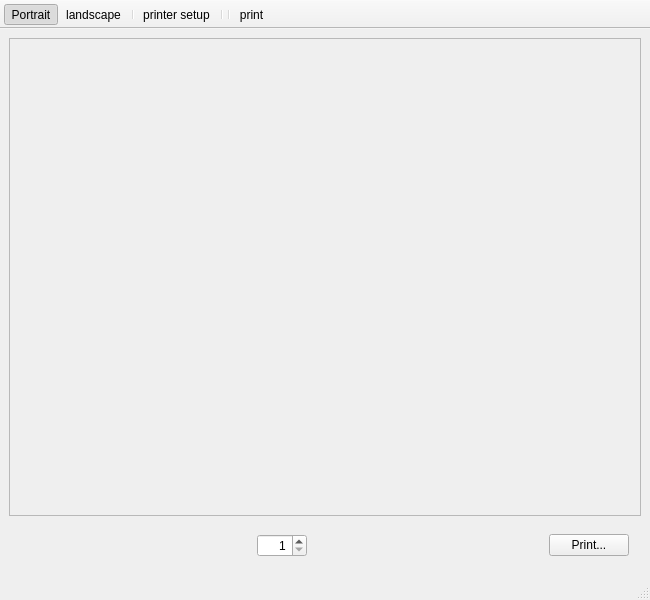
<?xml version="1.0" encoding="UTF-8"?>
<ui version="4.0">
 <class>SvgMainDisplay</class>
 <widget class="QMainWindow" name="SvgMainDisplay">
  <property name="geometry">
   <rect>
    <x>0</x>
    <y>0</y>
    <width>650</width>
    <height>600</height>
   </rect>
  </property>
  <property name="windowTitle">
   <string>MainWindow</string>
  </property>
  <widget class="QWidget" name="centralwidget">
   <layout class="QVBoxLayout" name="verticalLayout">
    <item>
     <widget class="QScrollArea" name="scrollArea">
      <property name="widgetResizable">
       <bool>true</bool>
      </property>
      <widget class="QrCodeWidget" name="qrCodeWidget">
       <property name="geometry">
        <rect>
         <x>0</x>
         <y>0</y>
         <width>624</width>
         <height>415</height>
        </rect>
       </property>
       <property name="sizePolicy">
        <sizepolicy hsizetype="Preferred" vsizetype="Preferred">
         <horstretch>0</horstretch>
         <verstretch>0</verstretch>
        </sizepolicy>
       </property>
       <property name="baseSize">
        <size>
         <width>0</width>
         <height>0</height>
        </size>
       </property>
      </widget>
     </widget>
    </item>
    <item>
     <layout class="QHBoxLayout" name="horizontalLayout">
      <property name="leftMargin">
       <number>12</number>
      </property>
      <property name="topMargin">
       <number>12</number>
      </property>
      <property name="rightMargin">
       <number>12</number>
      </property>
      <property name="bottomMargin">
       <number>12</number>
      </property>
      <item>
       <spacer name="horizontalSpacer">
        <property name="orientation">
         <enum>Qt::Orientation::Horizontal</enum>
        </property>
        <property name="sizeHint" stdset="0">
         <size>
          <width>40</width>
          <height>20</height>
         </size>
        </property>
       </spacer>
      </item>
      <item>
       <widget class="QSpinBox" name="pageSpinBox">
        <property name="minimumSize">
         <size>
          <width>50</width>
          <height>0</height>
         </size>
        </property>
        <property name="alignment">
         <set>Qt::AlignmentFlag::AlignRight|Qt::AlignmentFlag::AlignTrailing|Qt::AlignmentFlag::AlignVCenter</set>
        </property>
        <property name="minimum">
         <number>1</number>
        </property>
       </widget>
      </item>
      <item>
       <spacer name="horizontalSpacer_2">
        <property name="orientation">
         <enum>Qt::Orientation::Horizontal</enum>
        </property>
        <property name="sizeHint" stdset="0">
         <size>
          <width>40</width>
          <height>20</height>
         </size>
        </property>
       </spacer>
      </item>
      <item>
       <widget class="QPushButton" name="printPushButton">
        <property name="text">
         <string>Print...</string>
        </property>
       </widget>
      </item>
     </layout>
    </item>
   </layout>
  </widget>
  <widget class="QMenuBar" name="menubar">
   <property name="geometry">
    <rect>
     <x>0</x>
     <y>0</y>
     <width>650</width>
     <height>33</height>
    </rect>
   </property>
  </widget>
  <widget class="QStatusBar" name="statusbar"/>
  <widget class="QToolBar" name="toolBar">
   <property name="windowTitle">
    <string>toolBar</string>
   </property>
   <property name="movable">
    <bool>false</bool>
   </property>
   <property name="floatable">
    <bool>false</bool>
   </property>
   <attribute name="toolBarArea">
    <enum>TopToolBarArea</enum>
   </attribute>
   <attribute name="toolBarBreak">
    <bool>false</bool>
   </attribute>
   <addaction name="actionPortrait"/>
   <addaction name="actionLandscape"/>
   <addaction name="separator"/>
   <addaction name="actionPrinterSetup"/>
   <addaction name="separator"/>
   <addaction name="separator"/>
   <addaction name="actionPrint"/>
  </widget>
  <action name="actionPortrait">
   <property name="checkable">
    <bool>true</bool>
   </property>
   <property name="checked">
    <bool>true</bool>
   </property>
   <property name="icon">
    <iconset resource="resources.qrc">
     <normaloff>:/icon/Images/Portrait.svg</normaloff>:/icon/Images/Portrait.svg</iconset>
   </property>
   <property name="text">
    <string>Portrait</string>
   </property>
   <property name="menuRole">
    <enum>QAction::MenuRole::NoRole</enum>
   </property>
  </action>
  <action name="actionLandscape">
   <property name="checkable">
    <bool>true</bool>
   </property>
   <property name="icon">
    <iconset resource="resources.qrc">
     <normaloff>:/icon/Images/Landscape.svg</normaloff>:/icon/Images/Landscape.svg</iconset>
   </property>
   <property name="text">
    <string>landscape</string>
   </property>
   <property name="menuRole">
    <enum>QAction::MenuRole::NoRole</enum>
   </property>
  </action>
  <action name="actionPrinterSetup">
   <property name="icon">
    <iconset theme="QIcon::ThemeIcon::Printer"/>
   </property>
   <property name="text">
    <string>printer setup</string>
   </property>
   <property name="menuRole">
    <enum>QAction::MenuRole::NoRole</enum>
   </property>
  </action>
  <action name="actionPrint">
   <property name="icon">
    <iconset theme="QIcon::ThemeIcon::DocumentPrint"/>
   </property>
   <property name="text">
    <string>print</string>
   </property>
   <property name="menuRole">
    <enum>QAction::MenuRole::NoRole</enum>
   </property>
  </action>
 </widget>
 <customwidgets>
  <customwidget>
   <class>QrCodeWidget</class>
   <extends>QWidget</extends>
   <header>qrcodewidget.h</header>
   <container>1</container>
  </customwidget>
 </customwidgets>
 <resources>
  <include location="resources.qrc"/>
 </resources>
 <connections>
  <connection>
   <sender>actionLandscape</sender>
   <signal>triggered(bool)</signal>
   <receiver>SvgMainDisplay</receiver>
   <slot>setToLandscape(bool)</slot>
   <hints>
    <hint type="sourcelabel">
     <x>-1</x>
     <y>-1</y>
    </hint>
    <hint type="destinationlabel">
     <x>399</x>
     <y>299</y>
    </hint>
   </hints>
  </connection>
  <connection>
   <sender>actionPortrait</sender>
   <signal>triggered(bool)</signal>
   <receiver>SvgMainDisplay</receiver>
   <slot>setToPortrait(bool)</slot>
   <hints>
    <hint type="sourcelabel">
     <x>-1</x>
     <y>-1</y>
    </hint>
    <hint type="destinationlabel">
     <x>399</x>
     <y>299</y>
    </hint>
   </hints>
  </connection>
  <connection>
   <sender>actionPrinterSetup</sender>
   <signal>triggered()</signal>
   <receiver>SvgMainDisplay</receiver>
   <slot>doPageSetup()</slot>
   <hints>
    <hint type="sourcelabel">
     <x>-1</x>
     <y>-1</y>
    </hint>
    <hint type="destinationlabel">
     <x>399</x>
     <y>299</y>
    </hint>
   </hints>
  </connection>
  <connection>
   <sender>actionPrint</sender>
   <signal>triggered()</signal>
   <receiver>SvgMainDisplay</receiver>
   <slot>doPrint()</slot>
   <hints>
    <hint type="sourcelabel">
     <x>-1</x>
     <y>-1</y>
    </hint>
    <hint type="destinationlabel">
     <x>399</x>
     <y>299</y>
    </hint>
   </hints>
  </connection>
  <connection>
   <sender>printPushButton</sender>
   <signal>clicked()</signal>
   <receiver>SvgMainDisplay</receiver>
   <slot>doPrint()</slot>
   <hints>
    <hint type="sourcelabel">
     <x>596</x>
     <y>539</y>
    </hint>
    <hint type="destinationlabel">
     <x>324</x>
     <y>299</y>
    </hint>
   </hints>
  </connection>
  <connection>
   <sender>pageSpinBox</sender>
   <signal>valueChanged(int)</signal>
   <receiver>SvgMainDisplay</receiver>
   <slot>setPageNumber(int)</slot>
   <hints>
    <hint type="sourcelabel">
     <x>282</x>
     <y>538</y>
    </hint>
    <hint type="destinationlabel">
     <x>324</x>
     <y>299</y>
    </hint>
   </hints>
  </connection>
 </connections>
 <slots>
  <slot>setToPortrait(bool)</slot>
  <slot>setToLandscape(bool)</slot>
  <slot>doPageSetup()</slot>
  <slot>doPrint()</slot>
  <slot>updateContents()</slot>
  <slot>updateContentsWith(double)</slot>
  <slot>setPageNumber(int)</slot>
 </slots>
</ui>
